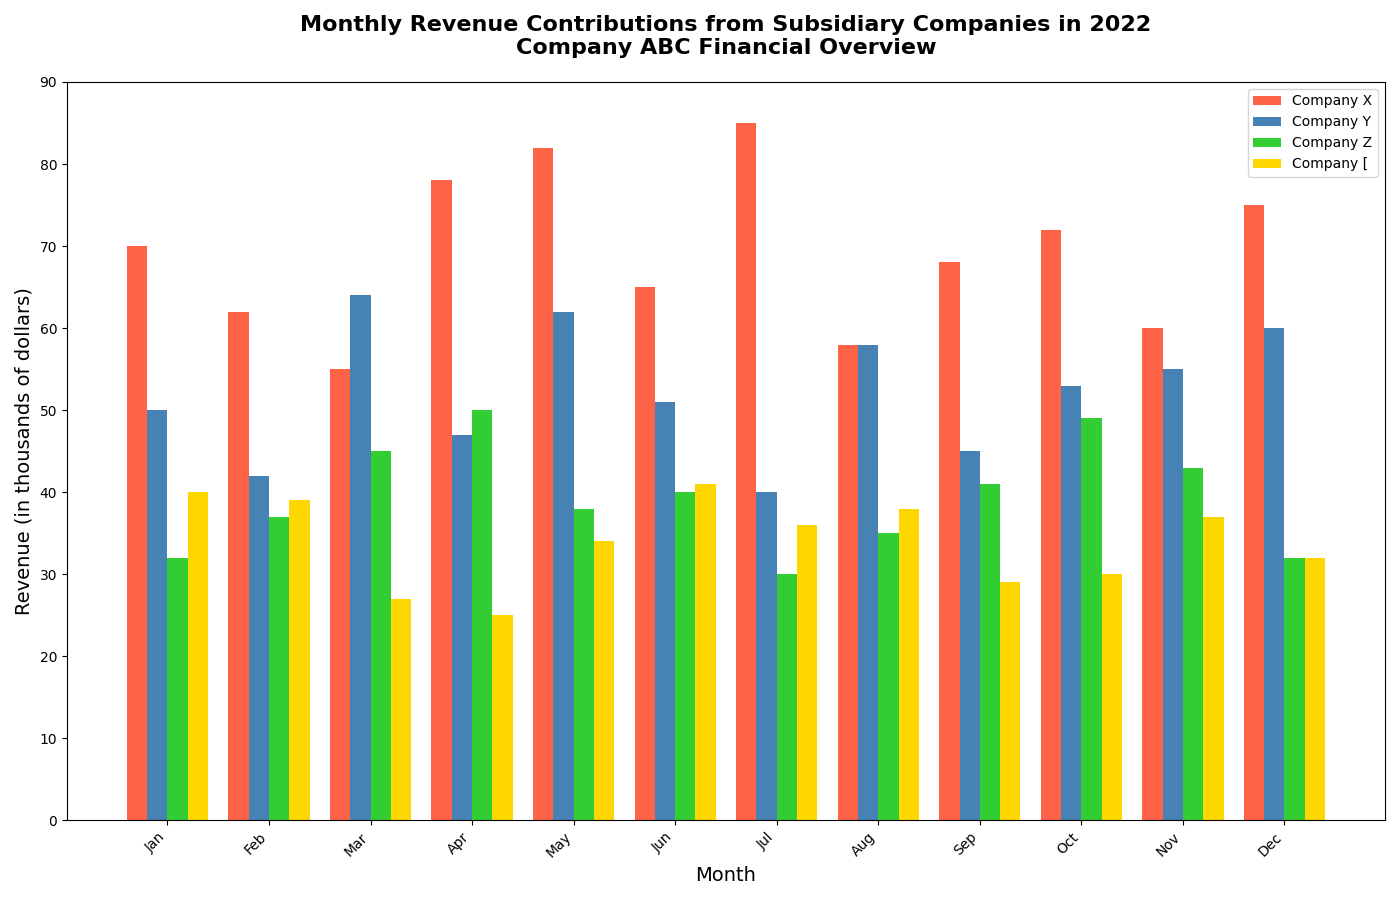

Python code for this plot:
import matplotlib.pyplot as plt
import numpy as np

months = ['Jan', 'Feb', 'Mar', 'Apr', 'May', 'Jun', 'Jul', 'Aug', 'Sep', 'Oct', 'Nov', 'Dec']

company_x = [70, 62, 55, 78, 82, 65, 85, 58, 68, 72, 60, 75]
company_y = [50, 42, 64, 47, 62, 51, 40, 58, 45, 53, 55, 60]
company_z = [32, 37, 45, 50, 38, 40, 30, 35, 41, 49, 43, 32]
company_w = [40, 39, 27, 25, 34, 41, 36, 38, 29, 30, 37, 32]

revenue_data = [company_x, company_y, company_z, company_w]
colors = ['#FF6347', '#4682B4', '#32CD32', '#FFD700']

fig, ax = plt.subplots(figsize=(14, 9))

bar_width = 0.2
x_indexes = np.arange(len(months))

for i, revenue in enumerate(revenue_data):
    ax.bar(x_indexes + i * bar_width, revenue, width=bar_width, color=colors[i], label=f'Company {chr(88 + i)}')

ax.set_title('Monthly Revenue Contributions from Subsidiary Companies in 2022\nCompany ABC Financial Overview', fontsize=16, fontweight='bold', pad=20)
ax.set_xlabel('Month', fontsize=14)
ax.set_ylabel('Revenue (in thousands of dollars)', fontsize=14)

plt.xticks(ticks=x_indexes + 1.5 * bar_width, labels=months, rotation=45, ha='right')
plt.yticks(np.arange(0, 100, 10))
ax.legend()

plt.tight_layout()
plt.show()
